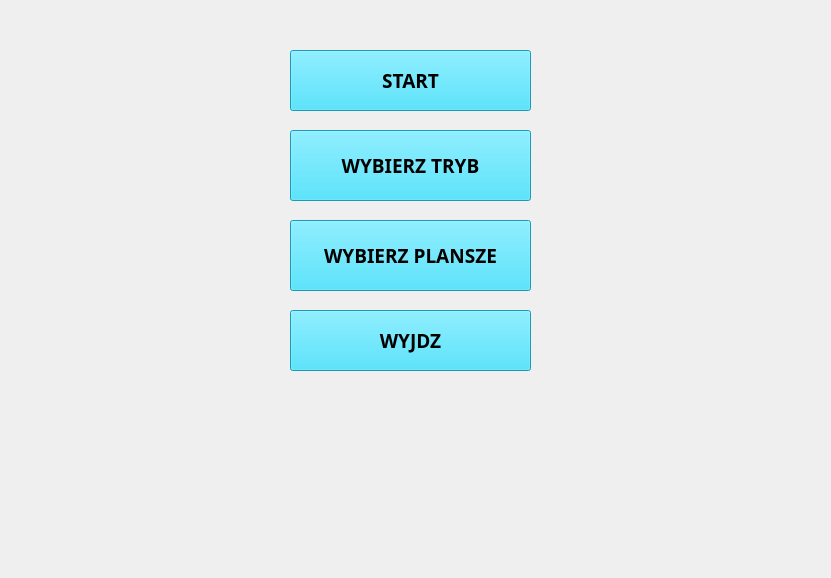
<?xml version="1.0" encoding="UTF-8"?>
<ui version="4.0">
 <class>MainWindow</class>
 <widget class="QMainWindow" name="MainWindow">
  <property name="enabled">
   <bool>true</bool>
  </property>
  <property name="geometry">
   <rect>
    <x>0</x>
    <y>0</y>
    <width>831</width>
    <height>578</height>
   </rect>
  </property>
  <property name="maximumSize">
   <size>
    <width>1280</width>
    <height>960</height>
   </size>
  </property>
  <property name="mouseTracking">
   <bool>false</bool>
  </property>
  <property name="contextMenuPolicy">
   <enum>Qt::DefaultContextMenu</enum>
  </property>
  <property name="windowTitle">
   <string>Gra Snake</string>
  </property>
  <property name="styleSheet">
   <string notr="true">background-image: url(:/rec/img/menu.png);</string>
  </property>
  <widget class="QWidget" name="centralwidget">
   <widget class="QPushButton" name="pushButton">
    <property name="enabled">
     <bool>true</bool>
    </property>
    <property name="geometry">
     <rect>
      <x>290</x>
      <y>50</y>
      <width>241</width>
      <height>61</height>
     </rect>
    </property>
    <property name="font">
     <font>
      <family>Rockwell Extra Bold</family>
      <pointsize>14</pointsize>
      <weight>75</weight>
      <bold>true</bold>
     </font>
    </property>
    <property name="mouseTracking">
     <bool>false</bool>
    </property>
    <property name="contextMenuPolicy">
     <enum>Qt::DefaultContextMenu</enum>
    </property>
    <property name="acceptDrops">
     <bool>false</bool>
    </property>
    <property name="accessibleDescription">
     <string/>
    </property>
    <property name="autoFillBackground">
     <bool>false</bool>
    </property>
    <property name="styleSheet">
     <string notr="true">QPushButton#pushButton {
    background-image: url(:/rec/img/button.jpg);
	background-color: rgb(34, 219, 255);
 }
 QPushButton#pushButton:pressed {
      background-image: url(:/rec/img/button_pressed.jpg);
 }
 QPushButton#pushButton:hover {
      background-image: url(:/rec/img/button_hover.jpg);
 }</string>
    </property>
    <property name="text">
     <string>START</string>
    </property>
    <property name="default">
     <bool>false</bool>
    </property>
    <property name="flat">
     <bool>false</bool>
    </property>
   </widget>
   <widget class="QPushButton" name="pushButton_2">
    <property name="geometry">
     <rect>
      <x>290</x>
      <y>130</y>
      <width>241</width>
      <height>71</height>
     </rect>
    </property>
    <property name="font">
     <font>
      <family>Rockwell Extra Bold</family>
      <pointsize>14</pointsize>
      <weight>75</weight>
      <bold>true</bold>
     </font>
    </property>
    <property name="styleSheet">
     <string notr="true">QPushButton#pushButton_2 {
    background-image: url(:/rec/img/button.jpg);
	background-color: rgb(34, 219, 255);
 }
 QPushButton#pushButton_2:pressed {
      background-image: url(:/rec/img/button_pressed.jpg);
 }
 QPushButton#pushButton_2:hover {
      background-image: url(:/rec/img/button_hover.jpg);
 }</string>
    </property>
    <property name="text">
     <string>WYBIERZ TRYB</string>
    </property>
   </widget>
   <widget class="QPushButton" name="pushButton_3">
    <property name="geometry">
     <rect>
      <x>290</x>
      <y>310</y>
      <width>241</width>
      <height>61</height>
     </rect>
    </property>
    <property name="font">
     <font>
      <family>Rockwell Extra Bold</family>
      <pointsize>14</pointsize>
      <weight>75</weight>
      <bold>true</bold>
     </font>
    </property>
    <property name="styleSheet">
     <string notr="true">QPushButton#pushButton_3 {
    background-image: url(:/rec/img/button.jpg);
	background-color: rgb(34, 219, 255);
 }
 QPushButton#pushButton_3:pressed {
      background-image: url(:/rec/img/button_pressed.jpg);
 }
 QPushButton#pushButton_3:hover {
      background-image: url(:/rec/img/button_hover.jpg);
 }</string>
    </property>
    <property name="text">
     <string>WYJDZ</string>
    </property>
   </widget>
   <widget class="QPushButton" name="pushButton_4">
    <property name="enabled">
     <bool>true</bool>
    </property>
    <property name="geometry">
     <rect>
      <x>290</x>
      <y>220</y>
      <width>241</width>
      <height>71</height>
     </rect>
    </property>
    <property name="font">
     <font>
      <family>Rockwell Extra Bold</family>
      <pointsize>14</pointsize>
      <weight>75</weight>
      <bold>true</bold>
     </font>
    </property>
    <property name="mouseTracking">
     <bool>false</bool>
    </property>
    <property name="contextMenuPolicy">
     <enum>Qt::DefaultContextMenu</enum>
    </property>
    <property name="acceptDrops">
     <bool>false</bool>
    </property>
    <property name="accessibleDescription">
     <string/>
    </property>
    <property name="autoFillBackground">
     <bool>false</bool>
    </property>
    <property name="styleSheet">
     <string notr="true">QPushButton#pushButton_4 {
    background-image: url(:/rec/img/button.jpg);
	background-color: rgb(34, 219, 255);
 }
 QPushButton#pushButton_4:pressed {
      background-image: url(:/rec/img/button_pressed.jpg);
 }
 QPushButton#pushButton_4:hover {
      background-image: url(:/rec/img/button_hover.jpg);
 }</string>
    </property>
    <property name="text">
     <string>WYBIERZ PLANSZE</string>
    </property>
    <property name="default">
     <bool>false</bool>
    </property>
    <property name="flat">
     <bool>false</bool>
    </property>
   </widget>
   <zorder>pushButton_2</zorder>
   <zorder>pushButton_3</zorder>
   <zorder>pushButton</zorder>
   <zorder>pushButton_4</zorder>
  </widget>
 </widget>
 <resources/>
 <connections>
  <connection>
   <sender>pushButton_3</sender>
   <signal>clicked()</signal>
   <receiver>MainWindow</receiver>
   <slot>close()</slot>
   <hints>
    <hint type="sourcelabel">
     <x>390</x>
     <y>300</y>
    </hint>
    <hint type="destinationlabel">
     <x>380</x>
     <y>382</y>
    </hint>
   </hints>
  </connection>
  <connection>
   <sender>pushButton_3</sender>
   <signal>clicked()</signal>
   <receiver>pushButton_3</receiver>
   <slot>close()</slot>
   <hints>
    <hint type="sourcelabel">
     <x>394</x>
     <y>300</y>
    </hint>
    <hint type="destinationlabel">
     <x>394</x>
     <y>300</y>
    </hint>
   </hints>
  </connection>
  <connection>
   <sender>pushButton</sender>
   <signal>clicked()</signal>
   <receiver>MainWindow</receiver>
   <slot>update()</slot>
   <hints>
    <hint type="sourcelabel">
     <x>401</x>
     <y>91</y>
    </hint>
    <hint type="destinationlabel">
     <x>598</x>
     <y>107</y>
    </hint>
   </hints>
  </connection>
 </connections>
</ui>
